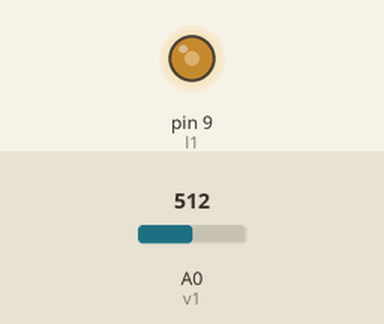
Simulated run of this sketch. Board: Arduino Uno, built with avr-gcc and run on an emulated ATmega328P. Parts: output pins drawn as LEDs (lit = HIGH). Inputs (shaded band) come from the test bench; at power-on: A0 (v1) = 512.

Above: at 1.2 s.
1.3 s: A0 (v1) set to 716
At 1.8 s:
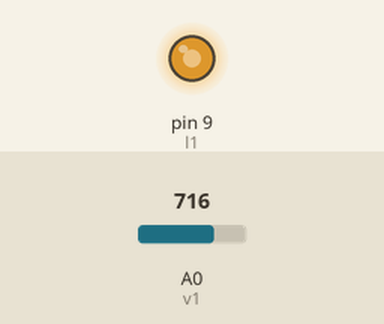
2.8 s: A0 (v1) set to 900
At 3.2 s:
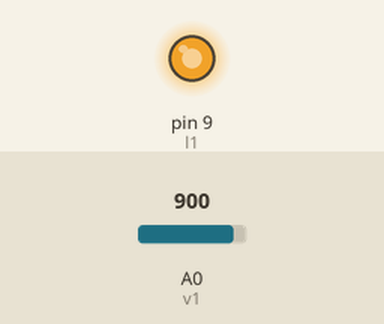
4.3 s: A0 (v1) set to 122
At 5.3 s:
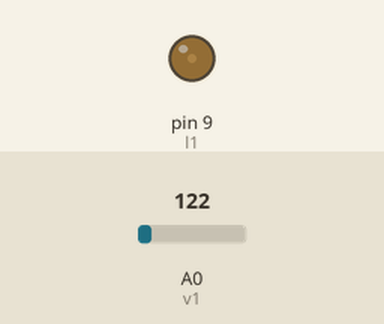
5.8 s: A0 (v1) set to 0
At 6.7 s:
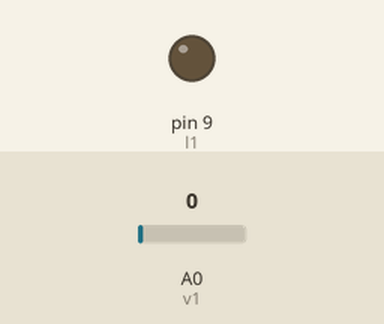
7.3 s: A0 (v1) set to 511
At 7.7 s:
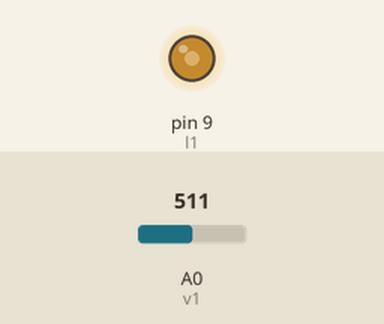
Timing chart, 0 to 9.8 s (numbered marks = the images above; inputs shaded):
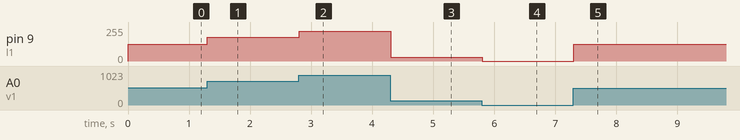

Measured:
- after the input at 1.3 s, pin 9 (l1): 127/255 → 178/255 at once
- after the input at 2.8 s, pin 9 (l1): 178/255 → 224/255 at once
- after the input at 4.3 s, pin 9 (l1): 224/255 → 30/255 at once
- after the input at 5.8 s, pin 9 (l1): 30/255 → 0/255 at once
- after the input at 7.3 s, pin 9 (l1): 0/255 → 127/255 at once

The sketch:

light_and_volom.ino
```cpp
//نام گزاری پایه ها
int v1 = A0;
int l1 = 9;
void setup() {
  //-------------تعریف چراغ ها-------------
  pinMode(l1, OUTPUT); // معرفی اولیه LED1
}

void loop() {
  //--------------کنترل پتانسیومتر--------------------
  int potValue1 = analogRead(v1);  //تعریف پتانسیومتر 1

  int aa1 = map(potValue1, 0, 1023, 0, 255); //تبدیل بازه 0 تا 1023 به 0 تا 255 برای پتانسیومتر 1

  analogWrite(l1, aa1); // تبادل اطلاعات بین پتانسیومتر1 و لامپ1

  delay(10);  // 1 ثانیه مکث کردن

}
```
